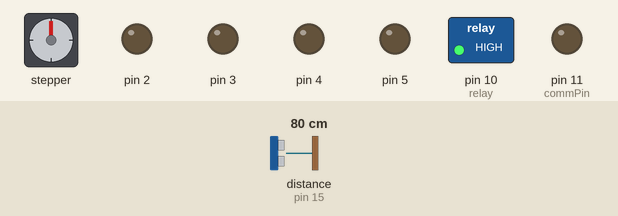
Simulated run of this sketch. Board: Arduino Mega 2560, built with avr-gcc and run on an emulated ATmega2560. On the bench: stepper motor, switched loads named in the sketch (green lamp = pin HIGH), output pins drawn as LEDs (lit = HIGH). Wiring (inferred from the names in the program): ultrasonic range finder: trigger pin 14; echo pin 15. Inputs (shaded band) come from the test bench; at power-on: distance to the obstacle (sensor on pin 15) 80 cm. The echo pulse lasts 58.3 µs per cm; stepper angles assume 2048 steps per turn; pins used as bus, display or sensor lines are not drawn.

Above: at 3.2 s.
3.3 s: distance to the obstacle (sensor on pin 15) set to 46 cm
4.8 s: distance to the obstacle (sensor on pin 15) set to 38 cm
At 5.6 s:
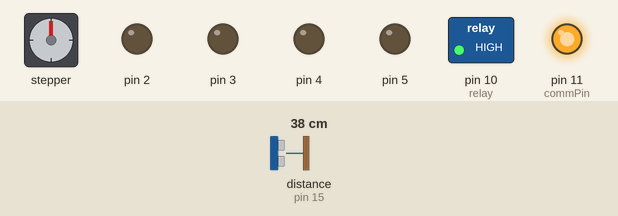
At 6.3 s:
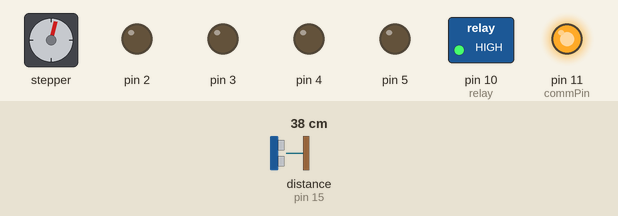
Timing chart, 0 to 38.0 s (numbered marks = the images above; inputs shaded):
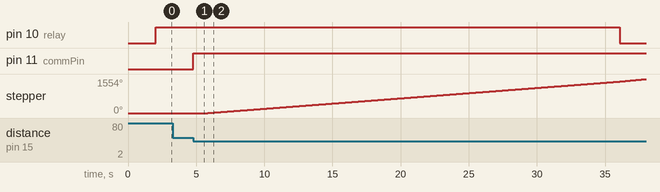

Measured:
- the behaviour switches between 42 and 41 cm on distance to the obstacle (sensor on pin 15) (found by bisection; images 0 and 1)
- after the input at 3.3 s, every drawn part: stays the same
- after the input at 4.8 s, pin 10 (relay): HIGH → LOW after 31.3 s; pin 11 (commPin): LOW → HIGH at once; stepper: keeps turning clockwise at about 48°/s, starting after 1.1 s

The sketch:

gestar_movimento_som.ino
```cpp
// tempo de duracao da casa por volta de 50s
#include "SerialMP3Player.h"
#include <Stepper.h>
#include <SoftwareSerial.h>

// pinos do shield mp3
#define TX 1
#define RX 0
// pinos do sensor de presenca
#define trigPin 14
#define echoPin 15
// pino rele bomba de agua
#define relay 10
#define commPin 11


// declaracoes do sensor de presenca
long duration;
int distance;
SerialMP3Player mp3(RX,TX);

const int stepsPerRevolution = 2048;
Stepper porta(stepsPerRevolution, 2,3,4,5);
Stepper barco(stepsPerRevolution, 6,7,8,9);


void setup() {

  Serial.begin(9600);     // start serial interface
  mp3.begin(9600);        // start mp3-communication
  delay(500);             // wait for init
  mp3.sendCommand(CMD_SEL_DEV, 0, 2);   //select sd-card
  delay(500);             // wait for init

  // pinos do sensor de presenca
  pinMode(trigPin, OUTPUT); // Sets the trigPin as an Output
  pinMode(echoPin, INPUT); // Sets the echoPin as an Input

  // pinos do motor da porta
  pinMode(2, OUTPUT);
  pinMode(3, OUTPUT);
  pinMode(4, OUTPUT);
  pinMode(5, OUTPUT);

  // pinos do motor do barco
  pinMode(6, OUTPUT);
  pinMode(7, OUTPUT);
  pinMode(8, OUTPUT);
  pinMode(9, OUTPUT);

  // pino do relay
  pinMode(10, OUTPUT);

  // pino de comunicacao
  pinMode(commPin, OUTPUT);


  porta.setSpeed(14);
  barco.setSpeed(8);
  digitalWrite(relay, HIGH);
}

void loop() {

  // sensor de presenca

  // Clears the trigPin
  digitalWrite(trigPin, LOW);
  delayMicroseconds(2);
  // Sets the trigPin on HIGH state for 10 micro seconds
  digitalWrite(trigPin, HIGH);
  delayMicroseconds(10);
  digitalWrite(trigPin, LOW);
  // Reads the echoPin, returns the sound wave travel time in microseconds
  duration = pulseIn(echoPin, HIGH);
  // Calculating the distance
  distance = duration * 0.034 / 2;
  // Prints the distance on the Serial Monitor
  //Serial.print("Distance: ");
  //Serial.println(distance);


  if (distance <= 40){

    // avisa o outro arduino
    digitalWrite(commPin, HIGH);

    // toca mp3
    mp3.play();

    //abre a porta em 10s
    for (int counter = 0; counter >= 512; counter = counter + 1){
      porta.step(1);
      delay(19);
    }

    // move o barco por 30s;

    barco.step(stepsPerRevolution*4);

    // liga a agua e o barco vai devagar e rapido por 18 s:

    // liga o rele (setando LOW)
    digitalWrite(relay, LOW);

    // 6s
    barco.setSpeed(10);
    barco.step(stepsPerRevolution);

    // 4.28s
    barco.setSpeed(14);
    barco.step(stepsPerRevolution);

    // 3s
    barco.setSpeed(10);
    barco.step(stepsPerRevolution/2);

    // 2s
    barco.setSpeed(6);
    barco.step(stepsPerRevolution/5);

    // 4.28s
    barco.setSpeed(14);
    barco.step(stepsPerRevolution);

    // desliga o rele (setando HIGH)
    digitalWrite(relay, HIGH);

    //fecha a porta em 10s
    for (int counter = 0; counter >= 512; counter = counter + 1){
      porta.step(-1);
      delay(19);
    }

    // avisa o outro arduino
    digitalWrite(commPin, LOW);

    // para a musica
    mp3.stop();

  }

}
```

SerialMP3Player.cpp
```cpp
// (licence header left out)
#include "Arduino.h"
#include "SerialMP3Player.h"

// Uncomment next line if you are using an Arduino Mega.
//#define mp3 Serial3    // Connect the MP3 Serial Player to the Arduino MEGA Serial3 (14 TX3 -> RX, 15 RX3 -> TX)

SerialMP3Player::SerialMP3Player(){
   //SoftwareSerial Serial3 = SoftwareSerial(10, 11);
   Serial3 = new SoftwareSerial(10, 11);
   _showDebugMessages = false;
}
SerialMP3Player::SerialMP3Player(int RX, int TX){
   //SoftwareSerial Serial3 = SoftwareSerial(RX, TX);
   Serial3 = new SoftwareSerial(RX, TX);
   _showDebugMessages = false;
}

void SerialMP3Player::showDebug(bool op){
  // showDebug (op) 0:OFF 1:ON
    _showDebugMessages = op;
}

void SerialMP3Player::begin(int bps){
  Serial3->begin(bps);
}

int SerialMP3Player::available(){
  return Serial3->available();
}

char SerialMP3Player::read(){
  return Serial3->read();
}

void SerialMP3Player::playNext(){
  sendCommand(CMD_NEXT);
}

void SerialMP3Player::playPrevious(){
  sendCommand(CMD_PREV);
}

void SerialMP3Player::volUp(){
   sendCommand(CMD_VOL_UP);
}

void SerialMP3Player::volDown(){
   sendCommand(CMD_VOL_DOWN);
}

void SerialMP3Player::setVol(byte v){
   // Set volumen (0-30)
   sendCommand(CMD_SET_VOL, v);
}

void SerialMP3Player::playSL(byte n){
   // Play single loop n file
   sendCommand(CMD_PLAY_SLOOP, n);
}

void SerialMP3Player::playSL(byte f, byte n){
   // Single loop play n file from f folder
   sendCommand(CMD_PLAY_SLOOP, f, n);
}

void SerialMP3Player::play(){
   sendCommand(CMD_PLAY);
}

void SerialMP3Player::pause(){
   sendCommand(CMD_PAUSE);
}

void SerialMP3Player::play(byte n){
   // n number of the file that must be played.
   // n possible values (1-255)
   sendCommand(CMD_PLAYN, n);
}

void SerialMP3Player::play(byte n, byte vol){
   // n number of the file that must be played

   sendCommand(CMD_PLAY_W_VOL, vol, n);
}

void SerialMP3Player::playF(byte f){
   // Play all files in the f folder

   sendCommand(CMD_FOLDER_CYCLE, f, 0);
}

void SerialMP3Player::stop(){
   sendCommand(CMD_STOP_PLAY);
}

void SerialMP3Player::qPlaying(){
  // Ask for the file is playing
   sendCommand(CMD_PLAYING_N);
}

void SerialMP3Player::qStatus(){
   // Ask for the status.
   sendCommand(CMD_QUERY_STATUS);
}

void SerialMP3Player::qVol(){
  // Ask for the volumen
   sendCommand(CMD_QUERY_VOLUME);
}

void SerialMP3Player::qFTracks(){    // !!! Nonsense answer
  // Ask for the number of tracks folders
   sendCommand(CMD_QUERY_FLDR_TRACKS);
}

void SerialMP3Player::qTTracks(){
  // Ask for the total of tracks
   sendCommand(CMD_QUERY_TOT_TRACKS);
}

void SerialMP3Player::qTFolders(){
  // Ask for the number of folders
   sendCommand(CMD_QUERY_FLDR_COUNT);
}

void SerialMP3Player::sleep(){
  // Send sleep command
  sendCommand(CMD_SLEEP_MODE);
}

void SerialMP3Player::wakeup(){
  // Send wake up command
  sendCommand(CMD_WAKE_UP);
}

void SerialMP3Player::reset(){
  // Send reset command
  sendCommand(CMD_RESET);
}


void SerialMP3Player::sendCommand(byte command){
  sendCommand(command, 0, 0);
}

void SerialMP3Player::sendCommand(byte command, byte dat2){
  sendCommand(command, 0, dat2);
}


void SerialMP3Player::sendCommand(byte command, byte dat1, byte dat2){
  byte Send_buf[8] = {0}; // Buffer for Send commands.
  String mp3send = "";

  // Command Structure 0x7E 0xFF 0x06 CMD FBACK DAT1 DAT2 0xEF

  delay(20);
  Send_buf[0] = 0x7E;    // Start byte
  Send_buf[1] = 0xFF;    // Version
  Send_buf[2] = 0x06;    // Command length not including Start and End byte.
  Send_buf[3] = command; // Command
  Send_buf[4] = 0x01;    // Feedback 0x00 NO, 0x01 YES
  Send_buf[5] = dat1;    // DATA1 datah
  Send_buf[6] = dat2;    // DATA2 datal
  Send_buf[7] = 0xEF;    // End byte

  for(int i=0; i<8; i++)
  {
    Serial3->write(Send_buf[i]) ;
    mp3send+=sbyte2hex(Send_buf[i]);
  }
  if (_showDebugMessages){
     Serial.print("Sending: ");
     Serial.println(mp3send); // watch what are we sending
  }

  delay(1000);  // Wait between sending commands.
}

//String sanswer(void);
//int iansbuf = 0;                 // Index for answer buffer.
//static uint8_t ansbuf[10] = {0}; // Buffer for the answers.

String SerialMP3Player::decodeMP3Answer(){
 // Response Structure  0x7E 0xFF 0x06 RSP 0x00 0x00 DAT 0xFE 0xBA 0xEF
  //
  // RSP Response code
  // DAT Response additional data

  String decodedMP3Answer="";

   decodedMP3Answer=sanswer();

     switch (ansbuf[3])
     {
    case 0x3A:
      decodedMP3Answer += " -> Memory card inserted.";
      break;

    case 0x3D:
      decodedMP3Answer += " -> Completed play num " + String(ansbuf[6], DEC);
      break;

    case 0x40:
      decodedMP3Answer += " -> Error";
      break;

    case 0x41:
      decodedMP3Answer += " -> Data recived correctly. ";
      break;

    case 0x42:
      switch(ansbuf[6]){
        case 0: decodedMP3Answer += " -> Status: stopped"; break;
        case 1: decodedMP3Answer += " -> Status: playing"; break;
        case 2: decodedMP3Answer += " -> Status: paused"; break;
      }
      break;

    case 0x43:
      decodedMP3Answer += " -> Vol playing: " + String(ansbuf[6], DEC);
      break;

    case 0x48:
      decodedMP3Answer += " -> File count: " + String(ansbuf[6], DEC);
      break;


    case 0x4C:
      decodedMP3Answer += " -> Playing: " + String(ansbuf[6], DEC);
      break;

    case 0x4E:
      decodedMP3Answer += " -> Folder file count: " + String(ansbuf[6], DEC);
      break;

    case 0x4F:
      decodedMP3Answer += " -> Folder count: " + String(ansbuf[6], DEC);
      break;
     }


   ansbuf[3] = 0; // Clear ansbuff.
   return decodedMP3Answer;
}


/********************************************************************************/
/*Function: sbyte2hex. Returns a byte data in HEX format.	                */
/*Parameter:- uint8_t b. Byte to convert to HEX.                                */
/*Return: String                                                                */


String SerialMP3Player::sbyte2hex(byte b)
{
  String shex;

  //Serial.print("0x");
  shex="0X";

  //if (b < 16) Serial.print("0");
  if (b < 16) shex+="0";
  //Serial.print(b, HEX);
  shex+=String(b,HEX);
  //Serial.print(" ");
  shex+=" ";
  return shex;
}


/********************************************************************************/
/*Function: sanswer. Returns a String answer from mp3 UART module.	            */
/*Return: String.  the answer                                                   */


String SerialMP3Player::sanswer(void){
  // Response Structure  0x7E 0xFF 0x06 RSP 0x00 0x00 DAT 0xFE 0xBA 0xEF
  //
  // RSP Response code
  // DAT Response additional data

  // if there are something available start to read from mp3 serial.
  // if there are "0x7E" it's a beginning.
  //
  //  read while something readed and it's not the end "0xEF"


  byte b;
  String mp3answer="";                // Answer from the Serial3.
  int iansbuf = 0;

  if (Serial3->available()){
   do{
    b = Serial3->read();

    if(b == 0x7E){  // if there are "0x7E" it's a beginning.
      iansbuf=0;    //  ansbuf index to zero.
      mp3answer="";
    }

    ansbuf[iansbuf] = b;
    mp3answer+=sbyte2hex(ansbuf[iansbuf]);
    iansbuf++; //  increase this index.

   }while(b != 0xEF);
   // while there are something to read and it's not the end "0xEF"

  }
  return mp3answer;
 }
```

SerialMP3Player.h
```cpp
// (licence header left out)
#ifndef SerialMP3Player_h
#define SerialMP3Player_h

#include <Arduino.h>
#include <SoftwareSerial.h>

#define CMD_NEXT             0X01 // Play next file
#define CMD_PREV             0X02 // Play previous file
#define CMD_PLAYN            0X03 // Play n file from (1-255)
#define CMD_VOL_UP           0X04 // Volumen up
#define CMD_VOL_DOWN         0X05 // Volumen down
#define CMD_SET_VOL          0X06 // Set Volume (0-30)
                          // 0x07 // Reserved.
#define CMD_PLAY_SLOOP       0X08 // Single loop play.

#define CMD_SEL_DEV          0X09 // Set device. 2 DEV_TF (SD Card)
#define CMD_SLEEP_MODE       0X0A
#define CMD_WAKE_UP          0X0B
#define CMD_RESET            0X0C

#define CMD_PLAY             0X0D // Play
#define CMD_PAUSE            0X0E // Pause

//#define CMD_PLAY_F_FILE      0X0F // only avaible for Flash not SD Card.

#define CMD_STOP_PLAY        0X16 // Stop
#define CMD_FOLDER_CYCLE     0X17 // Play all the files in the f folder

//#define CMD_PLAY_SHUFFLE   0x18 // Reserved

#define CMD_PLAY_W_VOL       0X22 // Play with a volumen

// Query Commands
#define CMD_PLAYING_N         0x4C // qPlaying();  // Ask for the file is playing
#define CMD_QUERY_STATUS      0x42 // qStatus();   // Ask for the status
#define CMD_QUERY_VOLUME      0x43 // qVol();      // Ask for the volumen. // Sometime board fails
#define CMD_QUERY_FLDR_TRACKS 0x4E // qFTracks();  // Ask for the number of tracks folders
#define CMD_QUERY_TOT_TRACKS  0x48 // qTTracks();  // Ask for the total of tracks
#define CMD_QUERY_FLDR_COUNT  0x4F // qTFolders(); // Ask for the number of folders


/************ Opitons **************************/

class SerialMP3Player{

   public:
     SerialMP3Player();
     SerialMP3Player(int RX, int TX);

     void sendCommand(byte command);
     void sendCommand(byte command, byte dat2);
     void sendCommand(byte command, byte dat1, byte dat2);

     void begin(int bps);
     int available();
     char read();
     String decodeMP3Answer();

     void playNext();             // Play next file
     void playPrevious();         // Play previous file
     void play();                 // Play
     void play(byte n);           // Play n file
     void play(byte n, byte vol); // Play n file with volume

     void volUp();            // Volumen Up
     void volDown();          // Volumen Down
     void setVol(byte v);     // Set Volumen (0-30)

     void playSL(byte n);         // Play Single loop  n file.
     void playSL(byte f, byte n); // Play Single loop play n file from f folder.

     void pause();                // Pause

     void playF(byte f);          // Play all files in the f folder

     void stop();                 // Stop playing

     // Query commands
     void qPlaying();   // Ask for the file is playing
     void qStatus();    // Ask for the status
     void qVol();       // Ask for the volumen
     void qFTracks();   // Ask for the number of tracks folders
     void qTTracks();   // Ask for the total of tracks
     void qTFolders();  // Ask for the number of folders

     void sleep();     // Send sleep command
     void wakeup();    // Send wake up command
     void reset();     // Send reset command

     void showDebug(bool on); // true to show debug messages

   private:
     String sanswer();
     int shex2int(char *s, int n);
     String sbyte2hex(byte b);
     bool _showDebugMessages;
     SoftwareSerial *Serial3;
     byte ansbuf[15] = {0}; // Buffer for the answers.

};


#endif
```
